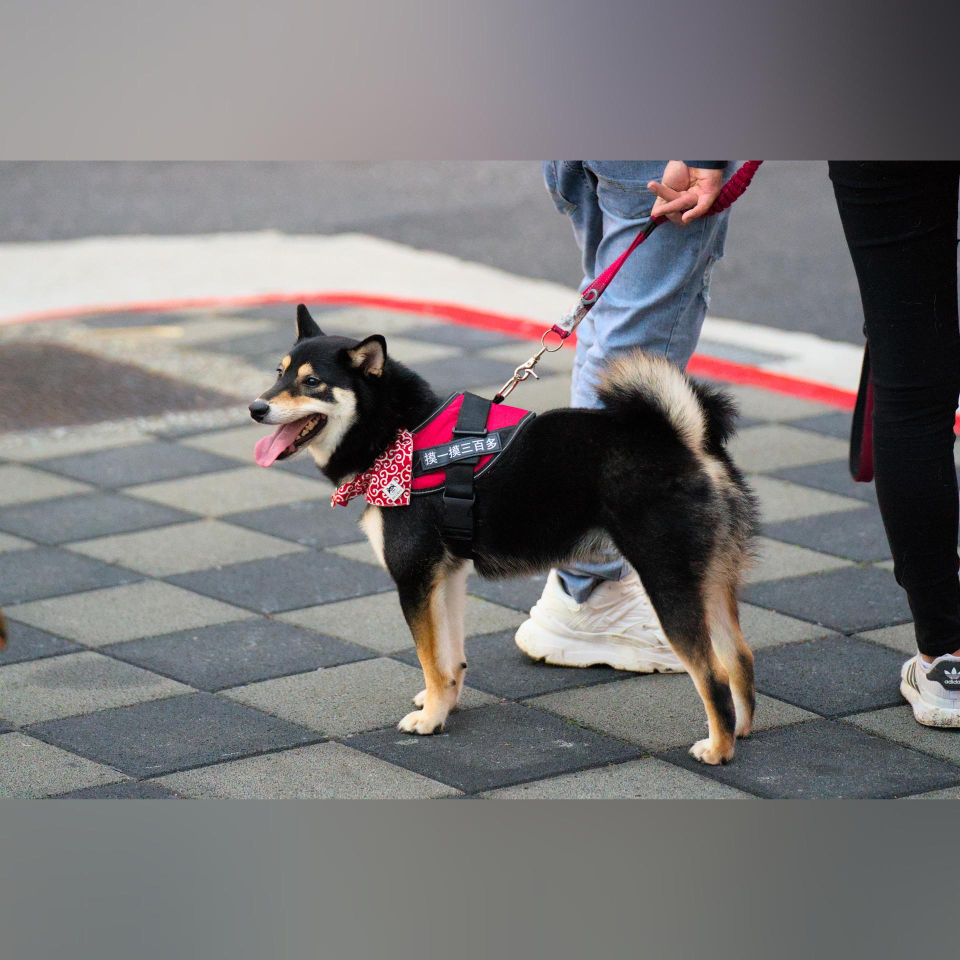
#> input picture samples/shiba_inu_squared.jpg, 1920 x 1920 px (shown at 1/2 size)
$ python main.py single --input_path ../samples/shiba_inu_squared.jpg
#> lines starting #> are read from the running program, lines starting #| are printed output that depends on the picture
### src/square_image.py
from typing import Optional
from pathlib import Path
from PIL import Image

from background_generator import BackgroundGenerator
from image_processor import ImageProcessor

class Wrapper:
    def __init__(self, args):
        self.background_generator = BackgroundGenerator(args)
        self.image_processor = ImageProcessor(args)
        self.show_image = args.show_image

    def square_single(self, input_path: Path, output_path: Optional[Path]):
        img = Image.open(input_path)
#> img is the input picture: PIL image 1920x1920 RGB; mean R, G, B 122.3, 119.5, 120.6

        background_img = self.background_generator(img)
        output_img = self.image_processor(img, background_img)

        if self.show_image:
            output_img.show()

        if output_path is not None:
            output_img.save(output_path)

    def process_single(self, input_path, output_path):
        self.square_single(input_path, output_path)

    # [4 lines left out: function process_batch, not called in this run]

### src/background_generator.py
from typing import Union
from PIL import Image, ImageFilter

class BackgroundGenerator:
    def __init__(self, args):
        self.method = None
        self.args = {}

        if args.method == "color":
            self.func = self.gen_color_background
            self.args["color"] = args.color
        elif args.method == "blur":
            self.func = self.gen_blurred_background
            self.args["blur_radius"] = args.blur_radius
            assert isinstance(args.blur_radius, int) or 0 <= args.blur_radius <= 1
        else:
            raise ValueError(
                "Unsupported method. Supported methods are color,"
                "blur..."
            )

    def __call__(self, img: Image) -> Image:
        return self.func(img, **self.args)

    # [6 lines left out: function gen_color_background, not called in this run]

    @staticmethod
    def gen_blurred_background(img: Image, blur_radius: Union[int, float]) -> Image:
#> called with blur_radius = 0.1
        def _calc_radius():
            return blur_radius if isinstance(blur_radius, int) else max(img.size) * blur_radius
        return img.filter(ImageFilter.GaussianBlur(radius=_calc_radius()))
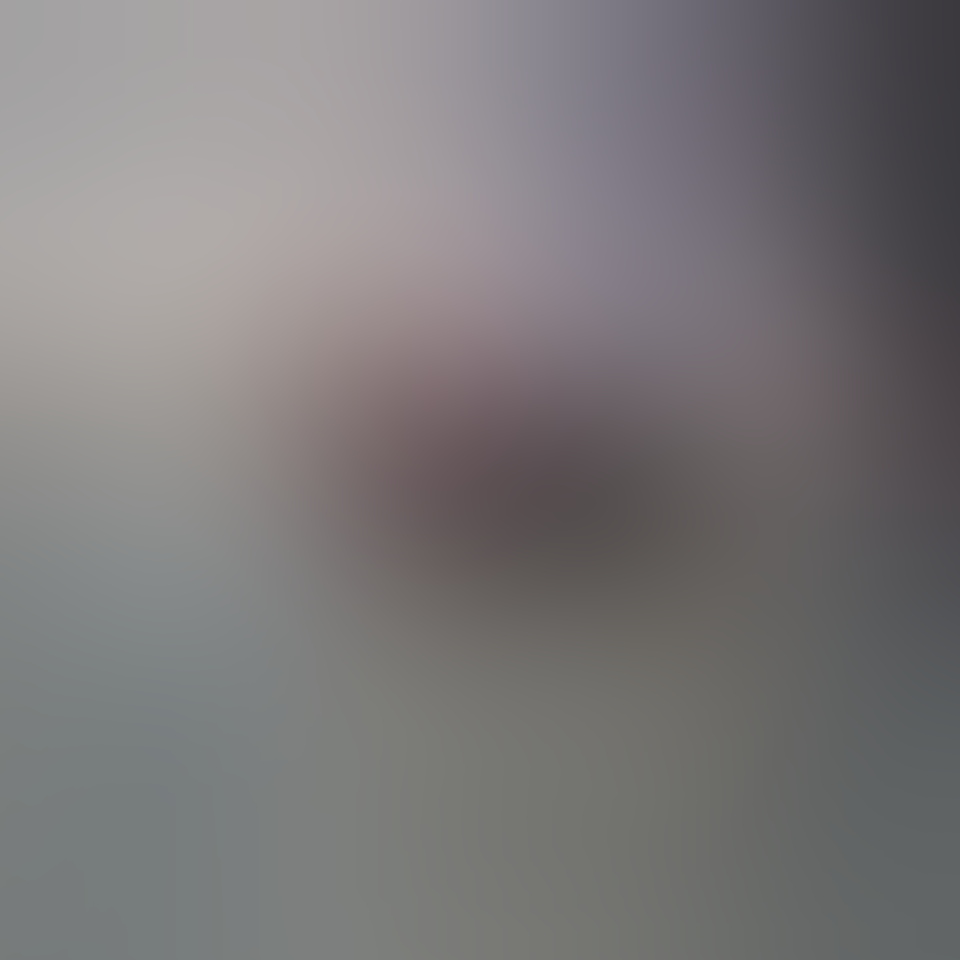
#> returned value: PIL image 1920x1920 RGB (shown at 1/2 size); mean R, G, B 123.1, 120.2, 121.3

### src/image_processor.py
from typing import Tuple
from PIL import Image

class ImageProcessor:
    def __init__(self, args):
        self.min_padding = args.min_padding
        self.max_padding = args.max_padding     # Not implemented yet
        self.output_ratio = args.output_ratio
        self.fixed_output_resolution = args.fixed_output_resolution

        if self.max_padding != 0:
            raise NotImplementedError("Some features are not implemented yet")

    def _define_output_size(self, original_size: Tuple[int, int]) -> Tuple[int, int]:
        w, h = map(float, original_size)
        w, h = max((h * self.output_ratio, h), (w, w / self.output_ratio))

        if isinstance(self.min_padding, int):
            w, h = map(lambda x: x + self.min_padding, (w, h))
        elif isinstance(self.min_padding, float):
            w, h = map(lambda x: x * (1 + self.min_padding), (w, h))
        else:
            raise ValueError()

        return tuple(map(round, (w, h)))

    # [5 lines left out: function _scale_and_crop, not called in this run]

    def __call__(self, img: Image, background_img: Image) -> Image:
        bg_size = self._define_output_size(img.size)
#> bg_size = (1920, 1920)
        output_img = background_img.resize(bg_size)

        output_w, output_h = output_img.size
#> output_w = 1920; output_h = 1920

        left, upper = output_w // 2 - img.size[0] // 2, output_h // 2 - img.size[1] // 2
#> left = 0; upper = 0

        output_img.paste(img, box=(left, upper))

        if self.fixed_output_resolution is not None:
            output_img = output_img.resize(self.fixed_output_resolution)
        return output_img

### src/main.py
#!/usr/env/bin python3

import re
from argparse import ArgumentParser
from pathlib import Path
from PIL import Image
from PIL.ImageColor import getrgb

from square_image import Wrapper

PERCENTAGE_PATTERN_STR = "^([0-9]*[.])?[0-9]+%$"
PERCENTAGE_PATTERN = re.compile(PERCENTAGE_PATTERN_STR)

INTEGER_PATTERN_STR = "^[0-9]+$"
INTEGER_PATTERN = re.compile(INTEGER_PATTERN_STR)

RATIO_PATTERN_STR = "^[0-9]+:[0-9]+$"
RATIO_PATTERN = re.compile(RATIO_PATTERN_STR)

def parse_args():
    def parse_percentage(input_str: str):
        if re.match(PERCENTAGE_PATTERN, input_str) is not None:
            return float(input_str[:-1]) / 100
        return None

    def parse_int(input_str: str):
        if re.match(INTEGER_PATTERN, input_str) is not None:
            return int(input_str)
        return None

    def parse_int_or_percent(input_str: str):
        if (ret := parse_percentage(input_str)) is not None:
            return ret
        elif (ret := parse_int(input_str)) is not None:
            return ret
        else:
            raise ValueError(f"Cannot parse padding {input_str}")

    def parse_ratio(input_str: str) -> float:
        if re.match(RATIO_PATTERN, input_str) is not None:
            a, b = map(float, input_str.split(":"))
            if any(x == 0 for x in [a, b]):
                raise ValueError("Ratio cannot be zeros")
            return a / b
        else:
            raise ValueError(f"Cannot parse ratio {input_str}")

    parser = ArgumentParser()
    parser.add_argument("task", choices=("single", "batch"))

    parser.add_argument("-s", "--show_image", action="store_true")
    parser.add_argument("-i", "--input_path", type=Path, required=True)
    parser.add_argument("-o", "--output_path", type=Path)

    # Background
    parser.add_argument("-m", "--method", choices=("color", "blur"), default="blur")
    parser.add_argument("-c", "--color", type=getrgb)
    parser.add_argument("-r", "--blur_radius", type=parse_int_or_percent, default=0.1)

    # Image
    parser.add_argument("--min_padding", type=parse_int_or_percent, default=0)
    parser.add_argument("--max_padding", type=parse_int_or_percent, default=0)
    parser.add_argument("--output_ratio", type=parse_ratio, default=1.0)
    parser.add_argument("--fixed_output_resolution", type=int, nargs=2)

    return parser.parse_args()

def main(args):
    wrapper = Wrapper(args)

    if args.task == "single":
        if args.output_path is not None and args.output_path.exists():
            res = input(f"W - Output path {args.output_path} exists... overwrite? (y/n) ")
            if res != "y":
                exit(1)
        wrapper.process_single(args.input_path, args.output_path)

    elif args.task == "batch":
        if not args.input_path.is_dir():
            raise FileNotFoundError("E - input_dir is not a directory")

        if not args.output_path.exists():
            print(f"I - Creating dir for output dir {args.output_path}...")
            args.output_path.mkdir(parents=True)
        elif args.output_path.is_dir():
            print(f"W - {args.output_path} exists")
        else:
            raise ValueError("E - Output dir {output_dir} is not a directory, aborting...")
        wrapper.process_batch(args.input_path, args.output_path)

main(parse_args())
